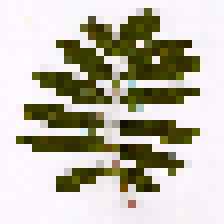
#> input picture LeafPicsDownScaled/l10nr030.tif, 28 x 28 px, found by its file name (shown 8 times larger); its folder holds only this picture in this run
$ python Color.py
#> lines starting #> are read from the running program, lines starting #| are printed output that depends on the picture
# -*- coding: utf-8 -*-
"""
Created on Sun Jun  4 08:36:58 2023

@author: user
"""

# import packages

from PIL import Image
import os

# import tensorflow as tf
# from skimage.color import rgb2hsv
import cv2


# Change the color scheme of the images

# Create new folder for the images
os.makedirs("LeafPicsDownScaled_hsv", exist_ok=True)  # HSV images
os.makedirs("LeafPicsDownScaledBW", exist_ok=True)  # BW images

filelist = os.listdir("LeafPicsDownScaled")
for files in filelist:  # iterate through images
    name = files.split(".")  # split file name from extension
    img = Image.open("LeafPicsDownScaled\\" + files).convert(
        "L"
    )  # open and convert image to bw
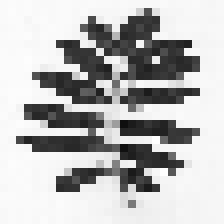
#> img: PIL image 28x28 L (shown 8 times larger); min 15, max 255, mean 186.3
    img.save("LeafPicsDownScaledBW/" + name[0] + "_bw.tif")  # save new image
    # files.close()

    # Convert Image to HSV Color Scheme
    img = cv2.imread(
        "LeafPicsDownScaled\\" + files
    )  # Read the image - Notice that OpenCV reads the images as BRG instead of RGB
#> img: shape (28, 28, 3)

    # Convert the BRG image to RGB
    img = cv2.cvtColor(img, cv2.COLOR_BGR2RGB)  # convert image from BGR to RGB
#> img is the input picture: shape (28, 28, 3); mean R, G, B 190, 187, 172.8

    # Convert the RGB image to HSV
    img = cv2.cvtColor(img, cv2.COLOR_RGB2HSV)  # convert image from RGB to HSV
#> img: shape (28, 28, 3); mean H, S, V 104.3, 79, 191.6
    img = Image.fromarray(img)  #
    img.save(
        "LeafPicsDownScaled_hsv/" + name[0] + "_hsv.tif"
    )  # save new image

$ run again, on LeafPicsDownScaled/l10nr072.tif
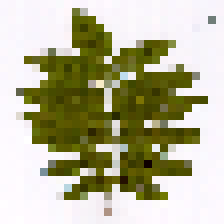
#> input picture LeafPicsDownScaled/l10nr072.tif, 28 x 28 px, found by its file name (shown 8 times larger)
#> `img = Image.open("LeafPicsDownScaled\\" + files).convert( "L" )`:
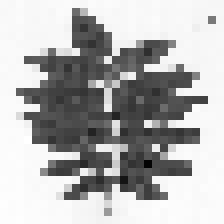
#> img: PIL image 28x28 L (shown 8 times larger); min 4, max 255, mean 179.1
#> img is the input picture: shape (28, 28, 3); mean R, G, B 183.7, 181.7, 154

$ run again, on LeafPicsDownScaled/l11nr022.tif
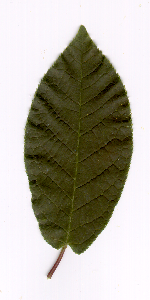
#> input picture LeafPicsDownScaled/l11nr022.tif, 150 x 300 px, found by its file name
#> `img = Image.open("LeafPicsDownScaled\\" + files).convert( "L" )`:
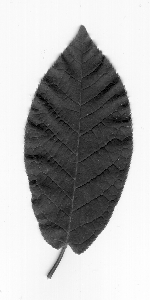
#> img: PIL image 150x300 L; min 0, max 255, mean 173.2
#> img is the input picture: shape (300, 150, 3); mean R, G, B 177.4, 173.4, 160.8

$ run again, on LeafPicsDownScaled/l11nr070.tif
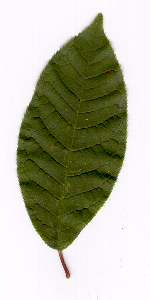
#> input picture LeafPicsDownScaled/l11nr070.tif, 150 x 300 px, found by its file name
#> `img = Image.open("LeafPicsDownScaled\\" + files).convert( "L" )`:
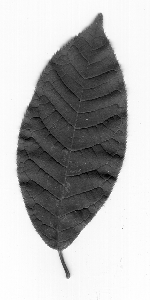
#> img: PIL image 150x300 L; min 0, max 255, mean 176.8
#> img is the input picture: shape (300, 150, 3); mean R, G, B 178.4, 179.4, 158.8

$ run again, on LeafPicsDownScaled/l10nr036.tif
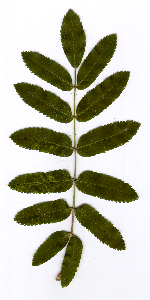
#> input picture LeafPicsDownScaled/l10nr036.tif, 150 x 300 px, found by its file name
#> `img = Image.open("LeafPicsDownScaled\\" + files).convert( "L" )`:
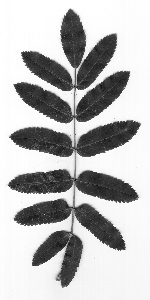
#> img: PIL image 150x300 L; min 5, max 255, mean 185.1
#> img is the input picture: shape (300, 150, 3); mean R, G, B 187.1, 187, 170.1
